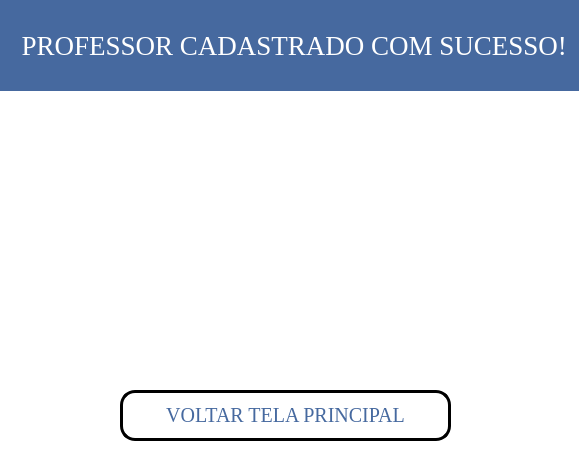
<?xml version="1.0" encoding="UTF-8"?>
<ui version="4.0">
 <class>tela_aluno_matriculado</class>
 <widget class="QMainWindow" name="tela_aluno_matriculado">
  <property name="geometry">
   <rect>
    <x>0</x>
    <y>0</y>
    <width>579</width>
    <height>455</height>
   </rect>
  </property>
  <property name="windowTitle">
   <string>Confirmação de Cadastro</string>
  </property>
  <property name="windowIcon">
   <iconset>
    <normaloff>imagens/diplomado.png</normaloff>imagens/diplomado.png</iconset>
  </property>
  <property name="styleSheet">
   <string notr="true">background-color:rgb(255, 255, 255)</string>
  </property>
  <widget class="QWidget" name="centralwidget">
   <widget class="QLabel" name="label_2">
    <property name="geometry">
     <rect>
      <x>-70</x>
      <y>0</y>
      <width>661</width>
      <height>91</height>
     </rect>
    </property>
    <property name="font">
     <font>
      <family>Georgia</family>
      <pointsize>20</pointsize>
      <weight>50</weight>
      <bold>false</bold>
     </font>
    </property>
    <property name="styleSheet">
     <string notr="true">background-color:rgb(70, 105, 159);
color:rgb(255, 255, 255)</string>
    </property>
    <property name="text">
     <string>          PROFESSOR CADASTRADO COM SUCESSO!</string>
    </property>
    <property name="alignment">
     <set>Qt::AlignCenter</set>
    </property>
   </widget>
   <widget class="QLabel" name="label">
    <property name="geometry">
     <rect>
      <x>0</x>
      <y>80</y>
      <width>591</width>
      <height>351</height>
     </rect>
    </property>
    <property name="text">
     <string/>
    </property>
    <property name="pixmap">
     <pixmap>imagens/LOGO_UNIVERS.png</pixmap>
    </property>
    <property name="scaledContents">
     <bool>true</bool>
    </property>
   </widget>
   <widget class="QPushButton" name="botao_tela_principal">
    <property name="geometry">
     <rect>
      <x>120</x>
      <y>390</y>
      <width>331</width>
      <height>51</height>
     </rect>
    </property>
    <property name="font">
     <font>
      <family>Georgia</family>
      <pointsize>15</pointsize>
      <weight>50</weight>
      <bold>false</bold>
     </font>
    </property>
    <property name="cursor">
     <cursorShape>UpArrowCursor</cursorShape>
    </property>
    <property name="styleSheet">
     <string notr="true">QPushButton{
color: rgb(70, 105, 159);
}

QPushButton{
background-color: rgb(255, 255, 255)
}

QPushButton:hover{
	background-color: lightblue
}

QPushButton{
border:3px solid black;
border-radius: 15px;
padding: 2px;
}</string>
    </property>
    <property name="text">
     <string>VOLTAR TELA PRINCIPAL</string>
    </property>
    <property name="icon">
     <iconset>
      <normaloff>../DESING/9868474931649315515-128.png</normaloff>../DESING/9868474931649315515-128.png</iconset>
    </property>
    <property name="iconSize">
     <size>
      <width>30</width>
      <height>30</height>
     </size>
    </property>
   </widget>
   <zorder>label</zorder>
   <zorder>label_2</zorder>
   <zorder>botao_tela_principal</zorder>
  </widget>
 </widget>
 <resources/>
 <connections/>
</ui>
